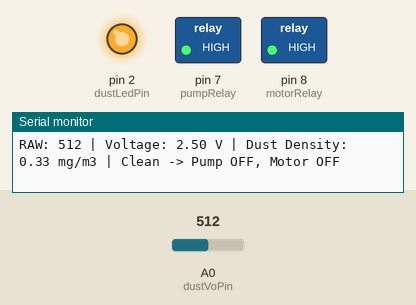
The sketch below on a simulated Arduino Uno, built with avr-gcc and run on an emulated ATmega328P. Shown: switched loads named in the sketch (green lamp = pin HIGH), output pins drawn as LEDs (lit = HIGH), the last lines printed to the serial monitor. The test bench sets the inputs (shaded band); at power-on: A0 (dustVoPin) = 512.

Above: at 1.8 s.
1.9 s: A0 (dustVoPin) set to 592
3.4 s: A0 (dustVoPin) set to 611
At 4.9 s:
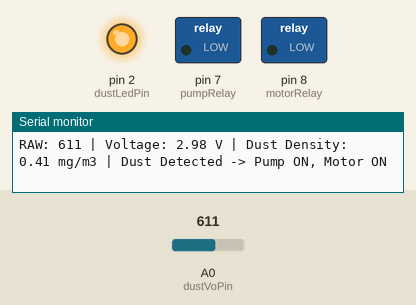
5.7 s: A0 (dustVoPin) set to 590
At 6.6 s:
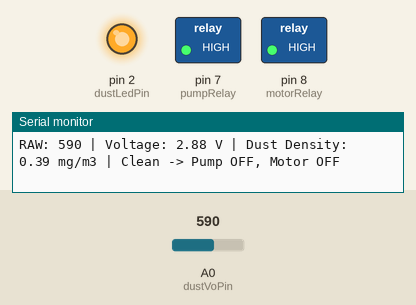
7.7 s: A0 (dustVoPin) set to 610
At 9.5 s:
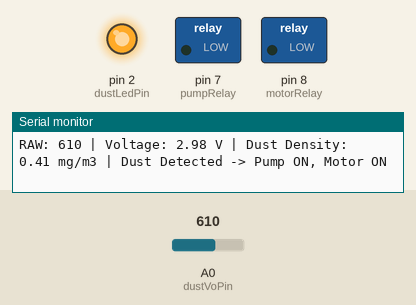
Timing chart, 0 to 10.8 s (numbered marks = the images above; inputs shaded):
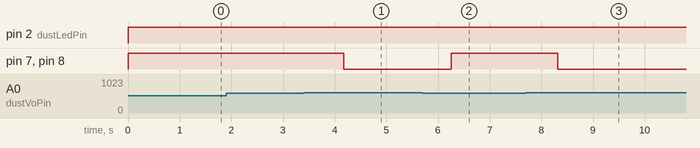

The sketch:

SOLAR_PANNEL_CLEANER.ino
```cpp
// GP2Y1010AU0F Calibration Code + 2 Channel Relay Control

const int dustLedPin = 2;   // Dust sensor LED control
const int dustVoPin  = A0;  // Dust sensor analog output

const int pumpRelay  = 7;   // Relay channel for water pump
const int motorRelay = 8;   // Relay channel for motor

const int rawThreshold = 600;   // Trigger value

void setup() {
  Serial.begin(9600);

  pinMode(dustLedPin, OUTPUT);
  pinMode(pumpRelay, OUTPUT);
  pinMode(motorRelay, OUTPUT);

  digitalWrite(dustLedPin, HIGH);

  // Relay OFF at start (active LOW relay module)
  digitalWrite(pumpRelay, HIGH);
  digitalWrite(motorRelay, HIGH);

  Serial.println("Dust Sensor + Pump + Motor System Started...");
}

void loop() {
  int rawValue = 0;
  float voltage = 0;
  float dustDensity = 0;

  // Turn ON IR LED
  digitalWrite(dustLedPin, LOW);
  delayMicroseconds(280);

  // Read analog value
  rawValue = analogRead(dustVoPin);

  delayMicroseconds(40);

  // Turn OFF IR LED
  digitalWrite(dustLedPin, HIGH);
  delayMicroseconds(9680);

  // Convert to voltage
  voltage = rawValue * (5.0 / 1024.0);

  // Convert to dust density
  dustDensity = 0.17 * voltage - 0.1;
  if (dustDensity < 0) dustDensity = 0;

  // Print values
  Serial.print("RAW: ");
  Serial.print(rawValue);

  Serial.print(" | Voltage: ");
  Serial.print(voltage);

  Serial.print(" V | Dust Density: ");
  Serial.print(dustDensity);
  Serial.print(" mg/m3");

  // Relay control
  if (rawValue > rawThreshold) {
    digitalWrite(pumpRelay, LOW);    // ON
    digitalWrite(motorRelay, LOW);   // ON
    Serial.println(" | Dust Detected -> Pump ON, Motor ON");
  } else {
    digitalWrite(pumpRelay, HIGH);   // OFF
    digitalWrite(motorRelay, HIGH);  // OFF
    Serial.println(" | Clean -> Pump OFF, Motor OFF");
  }

  delay(1000);
}
```

Measured:
- the behaviour switches between 600 and 601 on A0 (dustVoPin) (found by bisection; images 0 and 1)
- after the input at 3.4 s, pin 7 (pumpRelay), pin 8 (motorRelay): HIGH → LOW after 0.78 s
- after the input at 5.7 s, pin 7 (pumpRelay), pin 8 (motorRelay): LOW → HIGH after 0.55 s
- after the input at 7.7 s, pin 7 (pumpRelay), pin 8 (motorRelay): HIGH → LOW after 0.62 s
